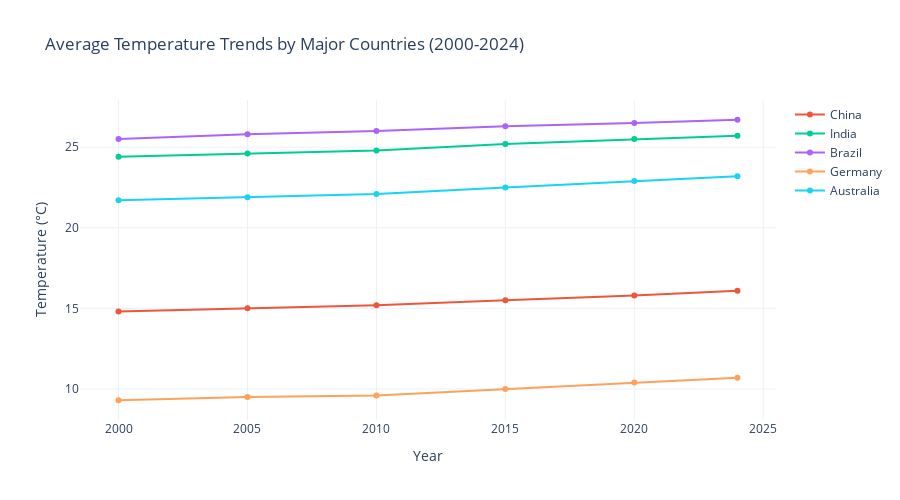
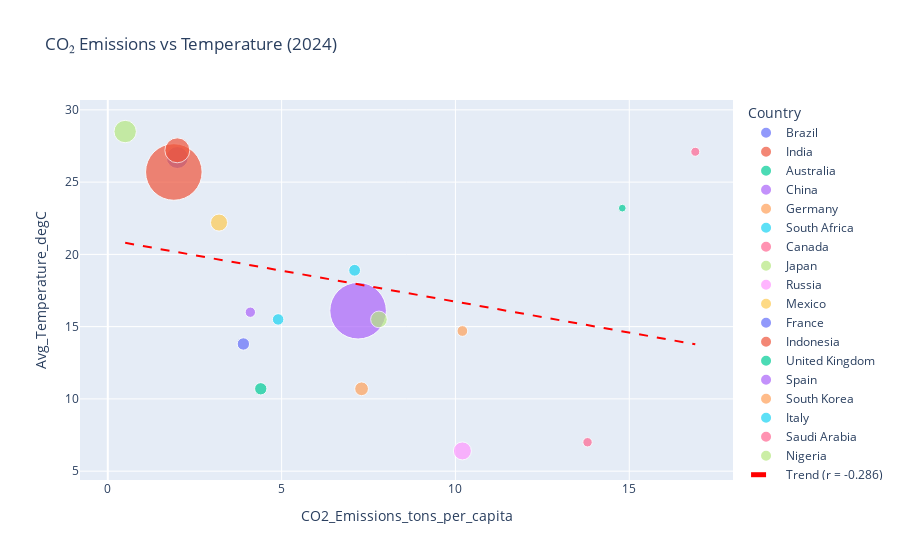
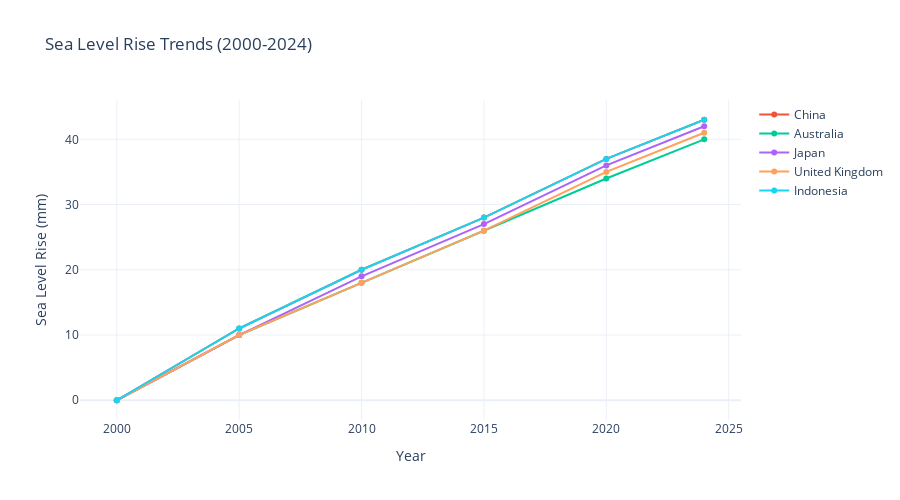
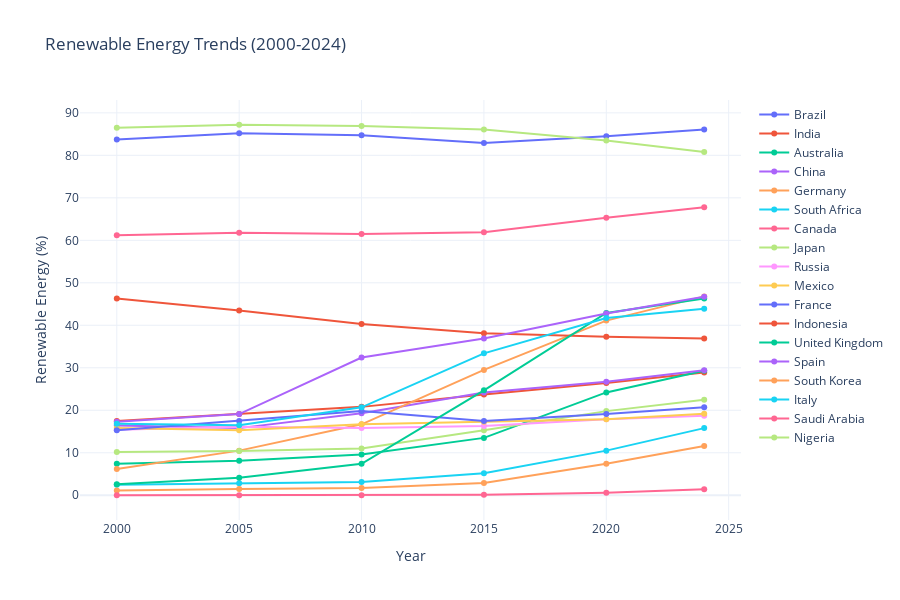

Notebook code cell kept with these figures, in order:
### Code cell
"""
 CLIMATE CHANGE VISUALIZATION DASHBOARD
 Interactive analysis of global climate trends and impacts using real dataset
"""

import pandas as pd
import numpy as np
import plotly.graph_objects as go
import plotly.express as px
import plotly.figure_factory as ff
from plotly.subplots import make_subplots
from IPython.display import Image, display
import os

# --------------------------------
# SAFE VISUAL EXPORT WRAPPER
# --------------------------------

os.makedirs("exports", exist_ok=True)

def show_and_save(fig, name):
    """
    Saves visualization as PNG + HTML for GitHub visibility.
    If Kaleido is missing, skips PNG export safely and prints warning.
    Displays static PNG fallback only when available.
    """
    safe_name = name.replace(".", "").replace(" ", "_")

    # Try saving PNG (only works if Kaleido is installed)
    png_path = f"exports/{safe_name}.png"
    try:
        fig.write_image(png_path)
    except Exception as e:
        print(f"[WARN] PNG export skipped — install Kaleido to enable PNG export:")
        print("       pip install kaleido")

    # Save interactive version for download
    fig.write_html(f"exports/{safe_name}.html")

    # Show interactive graph locally
    fig.show()

    # Show static PNG fallback if available
    if os.path.exists(png_path):
        display(Image(png_path))


# ------------------------------
# Load dataset
# ------------------------------

df = pd.read_csv('update_temperature.csv')

class ClimateDashboard:
    """
    Interactive dashboard for climate change analysis
    Provides multiple visualization perspectives on climate trends
    """

    def __init__(self, dataset):
        self.data = dataset
        self.setup_design()

    def setup_design(self):
        """Configure color schemes and visual styling"""
        self.color_palette = {
            'temperature': '#E74C3C',
            'co2': '#2C3E50',
            'sea_level': '#3498DB',
            'extreme_events': '#F39C12',
            'renewable': '#27AE60',
            'forest': '#228B22',
            'background': '#ECF0F1'
        }

        self.country_colors = {
            'United States': '#1f77b4', 'China': '#ff7f0e', 'Germany': '#2ca02c',
            'Brazil': '#d62728', 'Australia': '#9467bd', 'India': '#8c564b',
            'Nigeria': '#e377c2', 'Russia': '#7f7f7f', 'Canada': '#bcbd22',
            'Japan': '#17becf', 'Mexico': '#aec7e8', 'France': '#ffbb78',
            'Indonesia': '#98df8a', 'United Kingdom': '#ff9896', 'Spain': '#c5b0d5',
            'South Korea': '#c49c94', 'Italy': '#f7b6d2', 'Saudi Arabia': '#dbdb8d',
            'South Africa': '#9edae5'
        }

    # --------------------------------------
    # VISUALIZATION FUNCTIONS
    # --------------------------------------

    def plot_temperature_evolution_by_country(self):
        fig = go.Figure()
        key_countries = ['United States','China','India','Brazil','Germany','Australia']

        for country in key_countries:
            country_data = self.data[self.data['Country'] == country].sort_values('Year')
            fig.add_trace(go.Scatter(
                x=country_data['Year'], y=country_data['Avg_Temperature_degC'],
                mode='lines+markers', name=country
            ))

        fig.update_layout(
            title='Average Temperature Trends by Major Countries (2000-2024)',
            xaxis_title='Year', yaxis_title='Temperature (°C)',
            template='plotly_white', height=500
        )
        return fig

    def analyze_co2_emissions_vs_temperature(self):
        latest_data = self.data[self.data['Year'] == 2024]

        fig = px.scatter(
            latest_data,
            x='CO2_Emissions_tons_per_capita',
            y='Avg_Temperature_degC',
            size='Population',
            color='Country',
            title='CO₂ Emissions vs Temperature (2024)',
            size_max=40
        )

        # correlation
        corr = np.corrcoef(
            latest_data['CO2_Emissions_tons_per_capita'],
            latest_data['Avg_Temperature_degC']
        )[0, 1]

        # trendline
        trend_x = np.linspace(
            latest_data['CO2_Emissions_tons_per_capita'].min(),
            latest_data['CO2_Emissions_tons_per_capita'].max(),
            100
        )
        coeffs = np.polyfit(
            latest_data['CO2_Emissions_tons_per_capita'],
            latest_data['Avg_Temperature_degC'], 1
        )
        trend_y = np.polyval(coeffs, trend_x)

        fig.add_trace(go.Scatter(
            x=trend_x, y=trend_y, mode='lines',
            name=f'Trend (r = {corr:.3f})',
            line=dict(color='red', dash='dash')
        ))

        return fig

    def analyze_sea_level_rise_trends(self):
        fig = go.Figure()
        countries = ['United States','China','Australia','Japan','United Kingdom','Indonesia']

        for country in countries:
            country_data = self.data[self.data['Country']==country].sort_values('Year')
            fig.add_trace(go.Scatter(
                x=country_data['Year'], y=country_data['Sea_Level_Rise_mm'],
                mode='lines+markers', name=country
            ))

        fig.update_layout(
            title='Sea Level Rise Trends (2000-2024)',
            xaxis_title='Year', yaxis_title='Sea Level Rise (mm)',
            template='plotly_white', height=500
        )
        return fig

    def visualize_renewable_energy_adoption(self):
        fig = go.Figure()
        for country in self.data['Country'].unique():
            cdata = self.data[self.data['Country']==country].sort_values('Year')
            fig.add_trace(go.Scatter(
                x=cdata['Year'], y=cdata['Renewable_Energy_pct'],
                mode='lines+markers', name=country
            ))
        fig.update_layout(
            title='Renewable Energy Trends (2000-2024)',
            xaxis_title='Year', yaxis_title='Renewable Energy (%)',
            template='plotly_white', height=600
        )
        return fig

    def analyze_extreme_weather_patterns(self):
        fig = go.Figure()
        countries = ['United States','China','India','Australia','Japan','Brazil']

        for country in countries:
            data = self.data[self.data['Country']==country].sort_values('Year')
            fig.add_trace(go.Scatter(
                x=data['Year'], y=data['Extreme_Weather_Events'],
                mode='lines+markers', name=country
            ))

        fig.update_layout(
            title='Extreme Weather Events Trend',
            xaxis_title='Year', yaxis_title='Events Count',
            template='plotly_white', height=500
        )
        return fig

    def build_comprehensive_climate_dashboard(self):
        dashboard = make_subplots(
            rows=3, cols=2,
            subplot_titles=(
                'Temperature (2024)',
                'Renewable Energy (2024)',
                'CO₂ Trend (2000-2024)',
                'Rainfall (2024)',
                'Forest Area (2024)',
                'Extreme Events (2024)',
            )
        )

        latest = self.data[self.data['Year']==2024]

        # add visual panels
        dashboard.add_trace(
            go.Bar(x=latest['Avg_Temperature_degC'], y=latest['Country'], orientation='h'),
            row=1, col=1
        )

        dashboard.add_trace(
            go.Bar(x=latest['Renewable_Energy_pct'], y=latest['Country'], orientation='h'),
            row=1, col=2
        )

        for country in ['United States','China','India','Germany','Japan']:
            data = self.data[self.data['Country']==country].sort_values('Year')
            dashboard.add_trace(
                go.Scatter(x=data['Year'], y=data['CO2_Emissions_tons_per_capita'], mode='lines+markers', name=country),
                row=2, col=1
            )

        dashboard.add_trace(
            go.Bar(x=latest['Rainfall_mm'], y=latest['Country'], orientation='h'),
            row=2, col=2
        )

        dashboard.add_trace(
            go.Bar(x=latest['Forest_Area_pct'], y=latest['Country'], orientation='h'),
            row=3, col=1
        )

        dashboard.add_trace(
            go.Bar(x=latest['Extreme_Weather_Events'], y=latest['Country'], orientation='h'),
            row=3, col=2
        )

        dashboard.update_layout(template='plotly_white', height=1000)
        return dashboard

    # --------------------------------------
    # MAIN EXECUTION
    # --------------------------------------

    def display_comprehensive_analysis(self):
        print("\n" + "="*70)
        print(" CLIMATE CHANGE ANALYSIS DASHBOARD ")
        print("="*70)

        visuals = [
            ("Temperature Evolution Analysis", self.plot_temperature_evolution_by_country),
            ("CO₂ Emissions vs Temperature", self.analyze_co2_emissions_vs_temperature),
            ("Sea Level Rise Trends", self.analyze_sea_level_rise_trends),
            ("Renewable Energy Patterns", self.visualize_renewable_energy_adoption),
            ("Extreme Weather Trends", self.analyze_extreme_weather_patterns),
            ("Multi-Indicator Climate Dashboard", self.build_comprehensive_climate_dashboard)
        ]

        for title, func in visuals:
            print(f"Generating: {title}...")
            fig = func()
            show_and_save(fig, title)

        print("\nAnalysis complete. Exported charts saved in /exports folder.")
        print("="*70)


# ----------------------------
# Execute the dashboard
# ----------------------------
if __name__ == "__main__":
    climate_analyzer = ClimateDashboard(df)
    climate_analyzer.display_comprehensive_analysis()

### Figure 1 — Plotly figure (JSON) as saved in the notebook; plotly's stock layout.template omitted (floating-point values rounded to 4 significant figures)
{"data": [{"mode": "lines+markers", "name": "United States", "type": "scatter", "x": [], "y": []}, {"mode": "lines+markers", "name": "China", "type": "scatter", "x": [2000, 2005, 2010, 2015, 2020, 2024], "y": [14.8, 15.0, 15.2, 15.5, 15.8, 16.1]}, {"mode": "lines+markers", "name": "India", "type": "scatter", "x": [2000, 2005, 2010, 2015, 2020, 2024], "y": [24.4, 24.6, 24.8, 25.2, 25.5, 25.7]}, {"mode": "lines+markers", "name": "Brazil", "type": "scatter", "x": [2000, 2005, 2010, 2015, 2020, 2024], "y": [25.5, 25.8, 26.0, 26.3, 26.5, 26.7]}, {"mode": "lines+markers", "name": "Germany", "type": "scatter", "x": [2000, 2005, 2010, 2015, 2020, 2024], "y": [9.3, 9.5, 9.6, 10.0, 10.4, 10.7]}, {"mode": "lines+markers", "name": "Australia", "type": "scatter", "x": [2000, 2005, 2010, 2015, 2020, 2024], "y": [21.7, 21.9, 22.1, 22.5, 22.9, 23.2]}], "layout": {"height": 500, "title": {"text": "Average Temperature Trends by Major Countries (2000-2024)"}, "xaxis": {"title": {"text": "Year"}}, "yaxis": {"title": {"text": "Temperature (°C)"}}}}

### Figure 2 — Plotly figure (JSON) as saved in the notebook; plotly's stock layout.template omitted (floating-point values rounded to 4 significant figures)
{"data": [{"hovertemplate": "Country=Brazil<br>CO2_Emissions_tons_per_capita=%{x}<br>Avg_Temperature_degC=%{y}<br>Population=%{marker.size}<extra></extra>", "legendgroup": "Brazil", "marker": {"color": "#636efa", "size": [215400000], "sizemode": "area", "sizeref": 891125, "symbol": "circle"}, "mode": "markers", "name": "Brazil", "orientation": "v", "showlegend": true, "type": "scatter", "x": [2.0], "xaxis": "x", "y": [26.7], "yaxis": "y"}, {"hovertemplate": "Country=India<br>CO2_Emissions_tons_per_capita=%{x}<br>Avg_Temperature_degC=%{y}<br>Population=%{marker.size}<extra></extra>", "legendgroup": "India", "marker": {"color": "#EF553B", "size": [1425800000], "sizemode": "area", "sizeref": 891125, "symbol": "circle"}, "mode": "markers", "name": "India", "orientation": "v", "showlegend": true, "type": "scatter", "x": [1.9], "xaxis": "x", "y": [25.7], "yaxis": "y"}, {"hovertemplate": "Country=Australia<br>CO2_Emissions_tons_per_capita=%{x}<br>Avg_Temperature_degC=%{y}<br>Population=%{marker.size}<extra></extra>", "legendgroup": "Australia", "marker": {"color": "#00cc96", "size": [26639000], "sizemode": "area", "sizeref": 891125, "symbol": "circle"}, "mode": "markers", "name": "Australia", "orientation": "v", "showlegend": true, "type": "scatter", "x": [14.8], "xaxis": "x", "y": [23.2], "yaxis": "y"}, {"hovertemplate": "Country=China<br>CO2_Emissions_tons_per_capita=%{x}<br>Avg_Temperature_degC=%{y}<br>Population=%{marker.size}<extra></extra>", "legendgroup": "China", "marker": {"color": "#ab63fa", "size": [1425671352], "sizemode": "area", "sizeref": 891125, "symbol": "circle"}, "mode": "markers", "name": "China", "orientation": "v", "showlegend": true, "type": "scatter", "x": [7.2], "xaxis": "x", "y": [16.1], "yaxis": "y"}, {"hovertemplate": "Country=Germany<br>CO2_Emissions_tons_per_capita=%{x}<br>Avg_Temperature_degC=%{y}<br>Population=%{marker.size}<extra></extra>", "legendgroup": "Germany", "marker": {"color": "#FFA15A", "size": [84079811], "sizemode": "area", "sizeref": 891125, "symbol": "circle"}, "mode": "markers", "name": "Germany", "orientation": "v", "showlegend": true, "type": "scatter", "x": [7.3], "xaxis": "x", "y": [10.7], "yaxis": "y"}, {"hovertemplate": "Country=South Africa<br>CO2_Emissions_tons_per_capita=%{x}<br>Avg_Temperature_degC=%{y}<br>Population=%{marker.size}<extra></extra>", "legendgroup": "South Africa", "marker": {"color": "#19d3f3", "size": [61956000], "sizemode": "area", "sizeref": 891125, "symbol": "circle"}, "mode": "markers", "name": "South Africa", "orientation": "v", "showlegend": true, "type": "scatter", "x": [7.1], "xaxis": "x", "y": [18.9], "yaxis": "y"}, {"hovertemplate": "Country=Canada<br>CO2_Emissions_tons_per_capita=%{x}<br>Avg_Temperature_degC=%{y}<br>Population=%{marker.size}<extra></extra>", "legendgroup": "Canada", "marker": {"color": "#FF6692", "size": [39566248], "sizemode": "area", "sizeref": 891125, "symbol": "circle"}, "mode": "markers", "name": "Canada", "orientation": "v", "showlegend": true, "type": "scatter", "x": [13.8], "xaxis": "x", "y": [7.0], "yaxis": "y"}, {"hovertemplate": "Country=Japan<br>CO2_Emissions_tons_per_capita=%{x}<br>Avg_Temperature_degC=%{y}<br>Population=%{marker.size}<extra></extra>", "legendgroup": "Japan", "marker": {"color": "#B6E880", "size": [123294513], "sizemode": "area", "sizeref": 891125, "symbol": "circle"}, "mode": "markers", "name": "Japan", "orientation": "v", "showlegend": true, "type": "scatter", "x": [7.8], "xaxis": "x", "y": [15.5], "yaxis": "y"}, {"hovertemplate": "Country=Russia<br>CO2_Emissions_tons_per_capita=%{x}<br>Avg_Temperature_degC=%{y}<br>Population=%{marker.size}<extra></extra>", "legendgroup": "Russia", "marker": {"color": "#FF97FF", "size": [144444359], "sizemode": "area", "sizeref": 891125, "symbol": "circle"}, "mode": "markers", "name": "Russia", "orientation": "v", "showlegend": true, "type": "scatter", "x": [10.2], "xaxis": "x", "y": [6.4], "yaxis": "y"}, {"hovertemplate": "Country=Mexico<br>CO2_Emissions_tons_per_capita=%{x}<br>Avg_Temperature_degC=%{y}<br>Population=%{marker.size}<extra></extra>", "legendgroup": "Mexico", "marker": {"color": "#FECB52", "size": [129775306], "sizemode": "area", "sizeref": 891125, "symbol": "circle"}, "mode": "markers", "name": "Mexico", "orientation": "v", "showlegend": true, "type": "scatter", "x": [3.2], "xaxis": "x", "y": [22.2], "yaxis": "y"}, {"hovertemplate": "Country=France<br>CO2_Emissions_tons_per_capita=%{x}<br>Avg_Temperature_degC=%{y}<br>Population=%{marker.size}<extra></extra>", "legendgroup": "France", "marker": {"color": "#636efa", "size": [68381334], "sizemode": "area", "sizeref": 891125, "symbol": "circle"}, "mode": "markers", "name": "France", "orientation": "v", "showlegend": true, "type": "scatter", "x": [3.9], "xaxis": "x", "y": [13.8], "yaxis": "y"}, {"hovertemplate": "Country=Indonesia<br>CO2_Emissions_tons_per_capita=%{x}<br>Avg_Temperature_degC=%{y}<br>Population=%{marker.size}<extra></extra>", "legendgroup": "Indonesia", "marker": {"color": "#EF553B", "size": [277534110], "sizemode": "area", "sizeref": 891125, "symbol": "circle"}, "mode": "markers", "name": "Indonesia", "orientation": "v", "showlegend": true, "type": "scatter", "x": [2.0], "xaxis": "x", "y": [27.2], "yaxis": "y"}, {"hovertemplate": "Country=United Kingdom<br>CO2_Emissions_tons_per_capita=%{x}<br>Avg_Temperature_degC=%{y}<br>Population=%{marker.size}<extra></extra>", "legendgroup": "United Kingdom", "marker": {"color": "#00cc96", "size": [67736802], "sizemode": "area", "sizeref": 891125, "symbol": "circle"}, "mode": "markers", "name": "United Kingdom", "orientation": "v", "showlegend": true, "type": "scatter", "x": [4.4], "xaxis": "x", "y": [10.7], "yaxis": "y"}, {"hovertemplate": "Country=Spain<br>CO2_Emissions_tons_per_capita=%{x}<br>Avg_Temperature_degC=%{y}<br>Population=%{marker.size}<extra></extra>", "legendgroup": "Spain", "marker": {"color": "#ab63fa", "size": [47958727], "sizemode": "area", "sizeref": 891125, "symbol": "circle"}, "mode": "markers", "name": "Spain", "orientation": "v", "showlegend": true, "type": "scatter", "x": [4.1], "xaxis": "x", "y": [16.0], "yaxis": "y"}, {"hovertemplate": "Country=South Korea<br>CO2_Emissions_tons_per_capita=%{x}<br>Avg_Temperature_degC=%{y}<br>Population=%{marker.size}<extra></extra>", "legendgroup": "South Korea", "marker": {"color": "#FFA15A", "size": [51628117], "sizemode": "area", "sizeref": 891125, "symbol": "circle"}, "mode": "markers", "name": "South Korea", "orientation": "v", "showlegend": true, "type": "scatter", "x": [10.2], "xaxis": "x", "y": [14.7], "yaxis": "y"}, {"hovertemplate": "Country=Italy<br>CO2_Emissions_tons_per_capita=%{x}<br>Avg_Temperature_degC=%{y}<br>Population=%{marker.size}<extra></extra>", "legendgroup": "Italy", "marker": {"color": "#19d3f3", "size": [58851000], "sizemode": "area", "sizeref": 891125, "symbol": "circle"}, "mode": "markers", "name": "Italy", "orientation": "v", "showlegend": true, "type": "scatter", "x": [4.9], "xaxis": "x", "y": [15.5], "yaxis": "y"}, {"hovertemplate": "Country=Saudi Arabia<br>CO2_Emissions_tons_per_capita=%{x}<br>Avg_Temperature_degC=%{y}<br>Population=%{marker.size}<extra></extra>", "legendgroup": "Saudi Arabia", "marker": {"color": "#FF6692", "size": [36408820], "sizemode": "area", "sizeref": 891125, "symbol": "circle"}, "mode": "markers", "name": "Saudi Arabia", "orientation": "v", "showlegend": true, "type": "scatter", "x": [16.9], "xaxis": "x", "y": [27.1], "yaxis": "y"}, {"hovertemplate": "Country=Nigeria<br>CO2_Emissions_tons_per_capita=%{x}<br>Avg_Temperature_degC=%{y}<br>Population=%{marker.size}<extra></extra>", "legendgroup": "Nigeria", "marker": {"color": "#B6E880", "size": [223804632], "sizemode": "area", "sizeref": 891125, "symbol": "circle"}, "mode": "markers", "name": "Nigeria", "orientation": "v", "showlegend": true, "type": "scatter", "x": [0.5], "xaxis": "x", "y": [28.5], "yaxis": "y"}, {"line": {"color": "red", "dash": "dash"}, "mode": "lines", "name": "Trend (r = -0.286)", "type": "scatter", "x": [0.5, 0.6657, 0.8313, 0.997, 1.163, 1.328, 1.494, 1.66, 1.825, 1.991, 2.157, 2.322, 2.488, 2.654, 2.819, 2.985, 3.151, 3.316, 3.482, 3.647, 3.813, 3.979, 4.144, 4.31, 4.476, 4.641, 4.807, 4.973, 5.138, 5.304, 5.47, 5.635, 5.801, 5.967, 6.132, 6.298, 6.464, 6.629, 6.795, 6.961, 7.126, 7.292, 7.458, 7.623, 7.789, 7.955, 8.12, 8.286, 8.452, 8.617, 8.783, 8.948, 9.114, 9.28, 9.445, 9.611, 9.777, 9.942, 10.11, 10.27, 10.44, 10.61, 10.77, 10.94, 11.1, 11.27, 11.43, 11.6, 11.76, 11.93, 12.1, 12.26, 12.43, 12.59, 12.76, 12.92, 13.09, 13.26, 13.42, 13.59, 13.75, 13.92, 14.08, 14.25, 14.42, 14.58, 14.75, 14.91, 15.08, 15.24, 15.41, 15.57, 15.74, 15.91, 16.07, 16.24, 16.4, 16.57, 16.73, 16.9], "y": [20.8, 20.73, 20.66, 20.58, 20.51, 20.44, 20.37, 20.3, 20.23, 20.16, 20.09, 20.02, 19.95, 19.88, 19.8, 19.73, 19.66, 19.59, 19.52, 19.45, 19.38, 19.31, 19.24, 19.17, 19.1, 19.02, 18.95, 18.88, 18.81, 18.74, 18.67, 18.6, 18.53, 18.46, 18.39, 18.32, 18.24, 18.17, 18.1, 18.03, 17.96, 17.89, 17.82, 17.75, 17.68, 17.61, 17.54, 17.46, 17.39, 17.32, 17.25, 17.18, 17.11, 17.04, 16.97, 16.9, 16.83, 16.76, 16.68, 16.61, 16.54, 16.47, 16.4, 16.33, 16.26, 16.19, 16.12, 16.05, 15.98, 15.9, 15.83, 15.76, 15.69, 15.62, 15.55, 15.48, 15.41, 15.34, 15.27, 15.2, 15.12, 15.05, 14.98, 14.91, 14.84, 14.77, 14.7, 14.63, 14.56, 14.49, 14.42, 14.34, 14.27, 14.2, 14.13, 14.06, 13.99, 13.92, 13.85, 13.78]}], "layout": {"legend": {"itemsizing": "constant", "title": {"text": "Country"}, "tracegroupgap": 0}, "title": {"text": "CO₂ Emissions vs Temperature (2024)"}, "xaxis": {"anchor": "y", "domain": [0, 1], "title": {"text": "CO2_Emissions_tons_per_capita"}}, "yaxis": {"anchor": "x", "domain": [0, 1], "title": {"text": "Avg_Temperature_degC"}}}}

### Figure 3 — Plotly figure (JSON) as saved in the notebook; plotly's stock layout.template omitted (floating-point values rounded to 4 significant figures)
{"data": [{"mode": "lines+markers", "name": "United States", "type": "scatter", "x": [], "y": []}, {"mode": "lines+markers", "name": "China", "type": "scatter", "x": [2000, 2005, 2010, 2015, 2020, 2024], "y": [0, 11, 20, 28, 37, 43]}, {"mode": "lines+markers", "name": "Australia", "type": "scatter", "x": [2000, 2005, 2010, 2015, 2020, 2024], "y": [0, 10, 18, 26, 34, 40]}, {"mode": "lines+markers", "name": "Japan", "type": "scatter", "x": [2000, 2005, 2010, 2015, 2020, 2024], "y": [0, 10, 19, 27, 36, 42]}, {"mode": "lines+markers", "name": "United Kingdom", "type": "scatter", "x": [2000, 2005, 2010, 2015, 2020, 2024], "y": [0, 10, 18, 26, 35, 41]}, {"mode": "lines+markers", "name": "Indonesia", "type": "scatter", "x": [2000, 2005, 2010, 2015, 2020, 2024], "y": [0, 11, 20, 28, 37, 43]}], "layout": {"height": 500, "title": {"text": "Sea Level Rise Trends (2000-2024)"}, "xaxis": {"title": {"text": "Year"}}, "yaxis": {"title": {"text": "Sea Level Rise (mm)"}}}}

### Figure 4 — Plotly figure (JSON) as saved in the notebook; plotly's stock layout.template omitted (floating-point values rounded to 4 significant figures)
{"data": [{"mode": "lines+markers", "name": "Brazil", "type": "scatter", "x": [2000, 2005, 2010, 2015, 2020, 2024], "y": [83.7, 85.2, 84.7, 82.9, 84.5, 86.1]}, {"mode": "lines+markers", "name": "India", "type": "scatter", "x": [2000, 2005, 2010, 2015, 2020, 2024], "y": [17.5, 19.1, 20.8, 23.7, 26.4, 28.9]}, {"mode": "lines+markers", "name": "Australia", "type": "scatter", "x": [2000, 2005, 2010, 2015, 2020, 2024], "y": [7.4, 8.1, 9.6, 13.5, 24.2, 29.3]}, {"mode": "lines+markers", "name": "China", "type": "scatter", "x": [2000, 2005, 2010, 2015, 2020, 2024], "y": [16.4, 15.8, 19.3, 24.2, 26.7, 29.4]}, {"mode": "lines+markers", "name": "Germany", "type": "scatter", "x": [2000, 2005, 2010, 2015, 2020, 2024], "y": [6.2, 10.5, 16.7, 29.5, 41.1, 46.8]}, {"mode": "lines+markers", "name": "South Africa", "type": "scatter", "x": [2000, 2005, 2010, 2015, 2020, 2024], "y": [2.5, 2.8, 3.1, 5.2, 10.5, 15.8]}, {"mode": "lines+markers", "name": "Canada", "type": "scatter", "x": [2000, 2005, 2010, 2015, 2020, 2024], "y": [61.2, 61.8, 61.5, 61.9, 65.3, 67.8]}, {"mode": "lines+markers", "name": "Japan", "type": "scatter", "x": [2000, 2005, 2010, 2015, 2020, 2024], "y": [10.2, 10.4, 11.0, 15.3, 19.8, 22.5]}, {"mode": "lines+markers", "name": "Russia", "type": "scatter", "x": [2000, 2005, 2010, 2015, 2020, 2024], "y": [15.4, 16.1, 15.8, 16.3, 17.9, 18.7]}, {"mode": "lines+markers", "name": "Mexico", "type": "scatter", "x": [2000, 2005, 2010, 2015, 2020, 2024], "y": [15.8, 15.3, 16.7, 17.3, 17.9, 19.2]}, {"mode": "lines+markers", "name": "France", "type": "scatter", "x": [2000, 2005, 2010, 2015, 2020, 2024], "y": [15.3, 17.5, 19.8, 17.5, 19.1, 20.7]}, {"mode": "lines+markers", "name": "Indonesia", "type": "scatter", "x": [2000, 2005, 2010, 2015, 2020, 2024], "y": [46.3, 43.5, 40.3, 38.1, 37.3, 36.9]}, {"mode": "lines+markers", "name": "United Kingdom", "type": "scatter", "x": [2000, 2005, 2010, 2015, 2020, 2024], "y": [2.6, 4.1, 7.4, 24.7, 42.9, 46.3]}, {"mode": "lines+markers", "name": "Spain", "type": "scatter", "x": [2000, 2005, 2010, 2015, 2020, 2024], "y": [17.3, 19.1, 32.4, 36.9, 42.8, 46.7]}, {"mode": "lines+markers", "name": "South Korea", "type": "scatter", "x": [2000, 2005, 2010, 2015, 2020, 2024], "y": [1.1, 1.5, 1.7, 2.9, 7.4, 11.6]}, {"mode": "lines+markers", "name": "Italy", "type": "scatter", "x": [2000, 2005, 2010, 2015, 2020, 2024], "y": [16.8, 16.5, 20.7, 33.4, 41.7, 43.9]}, {"mode": "lines+markers", "name": "Saudi Arabia", "type": "scatter", "x": [2000, 2005, 2010, 2015, 2020, 2024], "y": [0.0, 0.0, 0.0, 0.1, 0.6, 1.4]}, {"mode": "lines+markers", "name": "Nigeria", "type": "scatter", "x": [2000, 2005, 2010, 2015, 2020, 2024], "y": [86.5, 87.2, 86.9, 86.1, 83.5, 80.8]}], "layout": {"height": 600, "title": {"text": "Renewable Energy Trends (2000-2024)"}, "xaxis": {"title": {"text": "Year"}}, "yaxis": {"title": {"text": "Renewable Energy (%)"}}}}
